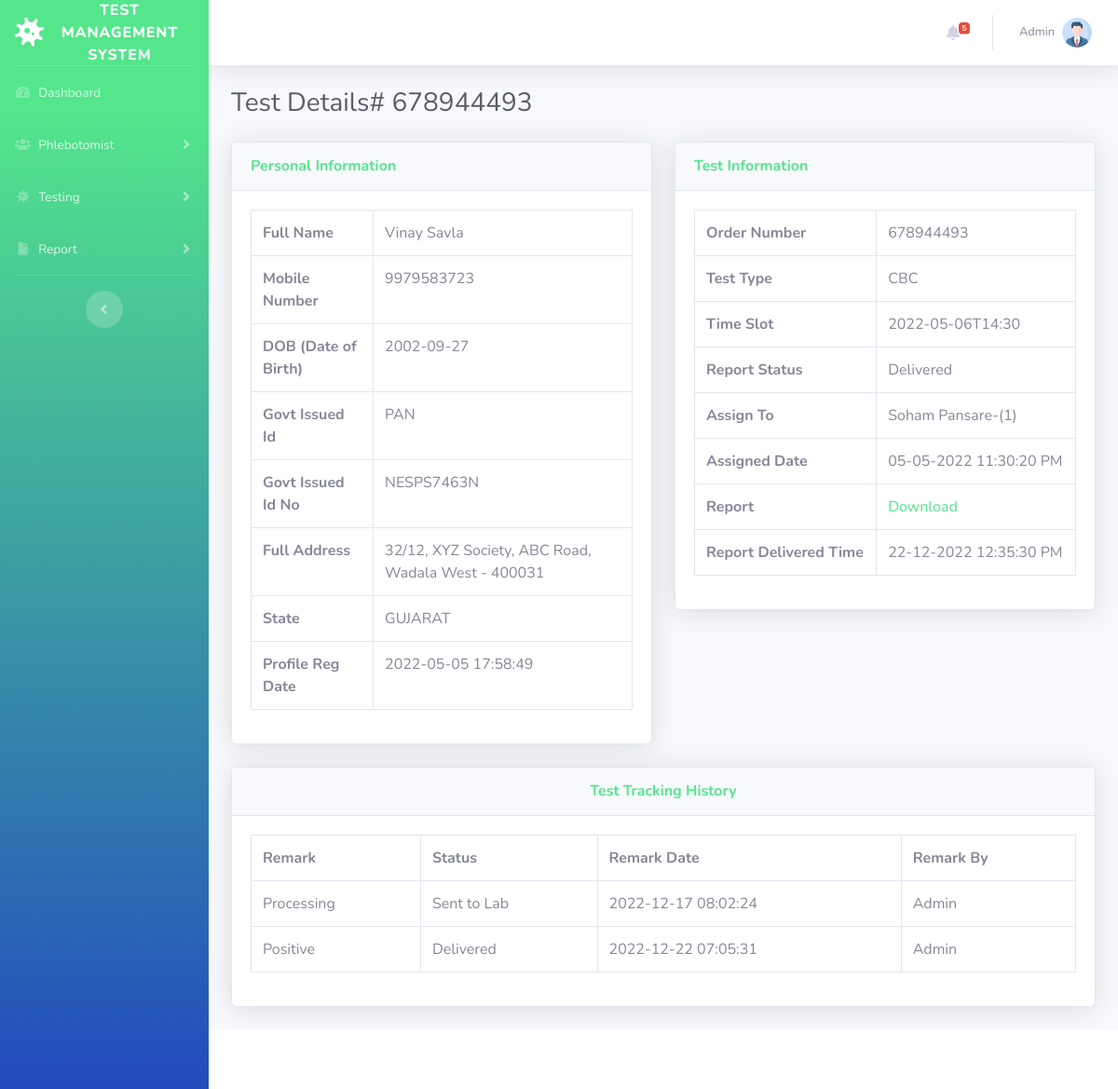
/patient-report-details.php?tid=1&&oid=678944493 (signed in), run on the app's committed database.
### tables this page shows
CREATE TABLE `tbltestrecord` (
  `id` int(11) NOT NULL,
  `OrderNumber` bigint(20) DEFAULT NULL,
  `PatientMobileNumber` bigint(20) DEFAULT NULL,
  `TestType` varchar(100) DEFAULT NULL,
  `TestTimeSlot` varchar(120) DEFAULT NULL,
  `ReportStatus` varchar(100) DEFAULT NULL,
  `FinalReport` varchar(150) DEFAULT NULL,
  `ReportUploadTime` varchar(200) DEFAULT NULL,
  `RegistrationDate` timestamp NULL DEFAULT current_timestamp(),
  `AssignedtoEmpId` varchar(150) DEFAULT NULL,
  `AssigntoName` varchar(180) DEFAULT NULL,
  `AssignedTime` varchar(100) DEFAULT NULL
);

CREATE TABLE `tblpatients` (
  `id` int(11) NOT NULL,
  `FullName` varchar(120) DEFAULT NULL,
  `MobileNumber` bigint(20) DEFAULT NULL,
  `DateOfBirth` date DEFAULT NULL,
  `GovtIssuedId` varchar(150) DEFAULT NULL,
  `GovtIssuedIdNo` varchar(150) DEFAULT NULL,
  `FullAddress` varchar(255) DEFAULT NULL,
  `State` varchar(200) DEFAULT NULL,
  `RegistrationDate` timestamp NOT NULL DEFAULT current_timestamp()
);

CREATE TABLE `tblreporttracking` (
  `id` int(11) NOT NULL,
  `OrderNumber` bigint(20) DEFAULT NULL,
  `Remark` varchar(255) DEFAULT NULL,
  `Status` varchar(120) DEFAULT NULL,
  `PostingTime` timestamp NULL DEFAULT current_timestamp(),
  `RemarkBy` int(11) DEFAULT NULL
);

### patient-report-details.php (the view, shortened to what this page needs)
<?php session_start();
include_once('includes/config.php');
?>
<!DOCTYPE html>
<html lang="en">
<head>
    <link href="vendor/fontawesome-free/css/all.min.css" rel="stylesheet" type="text/css">
    <link href="css/sb-admin-2.min.css" rel="stylesheet">
</head>
<body id="page-top">
    <div id="wrapper">
<?php include_once('includes/sidebar.php');?>
        <div id="content-wrapper" class="d-flex flex-column">
            <div id="content">
          <?php include_once('includes/topbar.php');?>
                <div class="container-fluid">
                    <h1 class="h3 mb-4 text-gray-800">Test Details# <?php echo intval($_GET['oid']);?></h1>
<div class="row">
<?php
$testid=intval($_GET['tid']);
$query=mysqli_query($con,"select * from tbltestrecord
join tblpatients on tblpatients.MobileNumber=tbltestrecord.PatientMobileNumber
where  tbltestrecord.id='$testid'");
while($row=mysqli_fetch_array($query)){
    ?>
                        <div class="col-lg-6">
                            <div class="card shadow mb-4">
                                <div class="card-header py-3">
                                    <h6 class="m-0 font-weight-bold text-primary">Personal Information</h6>
                                </div>
                                <div class="card-body">
 <table class="table table-bordered"  width="100%" cellspacing="0">
    <tr>
    <th>Full Name</th>
    <td><?php echo $row['FullName'];?></td>
    </tr>
     <tr>
    <th>Mobile Number</th>
    <td><?php echo $row['MobileNumber'];?></td>
    </tr>
     <tr>
    <th>DOB (Date of Birth)</th>
    <td><?php echo $row['DateOfBirth'];?></td>
    </tr>
     <tr>
    <th>Govt Issued Id</th>
    <td><?php echo $row['GovtIssuedId'];?></td>
    </tr>
     <tr>
    <th>Govt Issued Id No</th>
    <td><?php echo $row['GovtIssuedIdNo'];?></td>
    </tr>
     <tr>
    <th>Full Address</th>
    <td><?php echo $row['FullAddress'];?></td>
    </tr>
    <tr>
    <th>State</th>
    <td><?php echo $row['State'];?></td>
    </tr>
    <tr>
    <th>Profile Reg Date</th>
    <td><?php echo $row['RegistrationDate'];?></td>
    </tr>
 </table>
                                </div>
                            </div>
                        </div>
                         <div class="col-lg-6">
                            <div class="card shadow mb-4">
                                <div class="card-header py-3">
                                    <h6 class="m-0 font-weight-bold text-primary">Test Information</h6>
                                </div>
                                <div class="card-body">
 <table class="table table-bordered"  width="100%" cellspacing="0">
    <tr>
    <th>Order Number</th>
    <td><?php echo $row['OrderNumber'];?></td>
    </tr>
    <tr>
    <th>Test Type</th>
    <td><?php echo $row['TestType'];?></td>
    </tr>
    <tr>
    <th>Time Slot</th>
    <td><?php echo $row['TestTimeSlot'];?></td>
    </tr>
 <tr>
    <th>Report Status</th>
    <td><?php if($row['ReportStatus']==''):
              echo "Not Processed yet";
          else:
           echo $row['ReportStatus'];
          endif;
    ?></td>
    </tr>
<?php if($row['AssignedtoEmpId']!=''):?>
  <tr>
    <th>Assign To</th>
    <td><?php echo $row['AssigntoName'];?>-(<?php echo $row['AssignedtoEmpId'];?>)</td>
    </tr>
    <tr>
    <th>Assigned Date</th>
    <td><?php echo $row['AssignedTime'];?></td>
    </tr>
<?php endif;?>
<?php if($row['FinalReport']!=''):?>
  <tr>
    <th>Report</th>
    <td><a href="reportfiles/<?php echo $row['FinalReport'];?>" target="_blank">Download</a></td>
    </tr>
    <tr>
    <th>Report Delivered Time</th>
    <td><?php echo $row['ReportUploadTime'];?></td>
    </tr>
<?php endif;?>
</table>
                    </div>
                            </div>
                        </div>
                    </div>
                <?php } ?>
<?php
$orderid=intval($_GET['oid']);
$ret=mysqli_query($con,"select * from tblreporttracking
join tbladmin on tbladmin.ID=tblreporttracking.RemarkBy
where tblreporttracking.OrderNumber='$orderid'");
$num=mysqli_num_rows($ret);
?>
<div class="row">
                         <div class="col-lg-12">
                            <div class="card shadow mb-4">
                                <div class="card-header py-3">
                                    <h6 class="m-0 font-weight-bold text-primary" align="center">Test  Tracking History</h6>
                                </div>
                                <div class="card-body">
<?php if($num>0){
?>
 <table class="table table-bordered"  width="100%" cellspacing="0">
<tr>
    <th>Remark</th>
    <th>Status</th>
    <th>Remark Date</th>
    <th>Remark By</th>
<?php while($result=mysqli_fetch_array($ret)){?>
</tr>
    <tr>
    <td><?php echo $result['Remark'];?></td>
    <td><?php echo $result['Status'];?></td>
    <td><?php echo $result['PostingTime'];?></td>
    <td><?php echo $result['AdminName'];?></td>
    </tr>
<?php } ?>
</table>
         <?php
     } else { ?>
<h4 align="center" style="color:red"> No Tracking history found </h4>
         <?php } ?>
                                </div>
                            </div>
                        </div>
                    </div>
                </div>
            </div>
           <?php include_once('includes/footer.php');?>
        </div>
    </div>
</body>
</html>

### includes/topbar.php (shortened to what this page needs)
      <nav class="navbar navbar-expand navbar-light bg-white topbar mb-4 static-top shadow">
            <?php if($_SESSION['aid']):?>
                    <ul class="navbar-nav ml-auto">
<?php $query=mysqli_query($con,"select * from tbltestrecord where ReportStatus is null");
$count=mysqli_num_rows($query);
?>
                        <li class="nav-item dropdown no-arrow mx-1">
                            <a class="nav-link dropdown-toggle" href="#" id="alertsDropdown" role="button"
                                data-toggle="dropdown" aria-haspopup="true" aria-expanded="false">
                                <i class="fas fa-bell fa-fw"></i>
                                <span class="badge badge-danger badge-counter"><?php echo $count;?></span>
                            </a>
                        </li>
                        <li class="nav-item dropdown no-arrow">
                            <a class="nav-link dropdown-toggle" href="#" id="userDropdown" role="button"
                                data-toggle="dropdown" aria-haspopup="true" aria-expanded="false">
                <?php
$adid=$_SESSION['aid'];
$ret1=mysqli_query($con,"select AdminName from tbladmin where ID='$adid'");
while($row1=mysqli_fetch_array($ret1)){
?>
                                <span class="mr-2 d-none d-lg-inline text-gray-600 small"><?php  echo $row1['AdminName'];?></span>
                           <?php } ?>
                                <img class="img-profile rounded-circle"
                                    src="img/profile.png">
                            </a>
                        </li>
                    </ul>
                <?php endif;?>
                </nav>

### data on the page
tbltestrecord: tblpatients.FullName "Vinay Savla", tblpatients.MobileNumber "9979583723", tblpatients.DateOfBirth "2002-09-27", tblpatients.GovtIssuedId "PAN", tblpatients.GovtIssuedIdNo "NESPS7463N", tblpatients.FullAddress "32/12, XYZ Society, ABC Road, Wadala West - 400031", tblpatients.State "GUJARAT", tblpatients.RegistrationDate "2022-05-05 17:58:49", OrderNumber "678944493", TestType "CBC", TestTimeSlot "2022-05-06T14:30", ReportStatus "Delivered", AssigntoName "Soham Pansare", AssignedtoEmpId "1", AssignedTime "05-05-2022 11:30:20 PM", ReportUploadTime "22-12-2022 12:35:30 PM"
tblreporttracking: Remark "Processing", Status "Sent to Lab", PostingTime "2022-12-17 08:02:24", tbladmin.AdminName "Admin"
tblreporttracking: Remark "Positive", Status "Delivered", PostingTime "2022-12-22 07:05:31", tbladmin.AdminName "Admin"

### other printed values
$count "5"
$row1['AdminName'] "Admin"
$_GET['oid'] "678944493"
